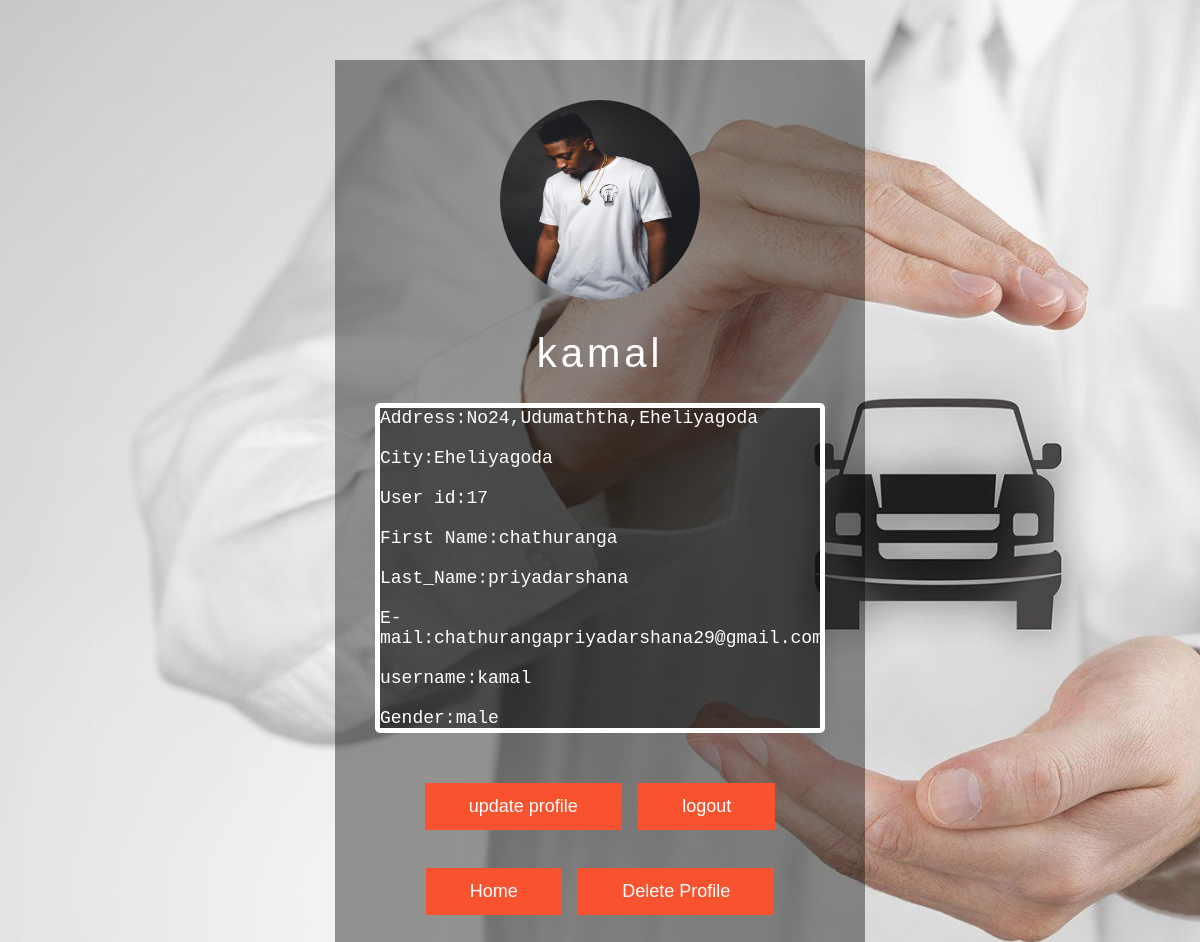
/profile.php (signed in), run on the app's committed database.
### tables this page shows
CREATE TABLE `users` (
  `id` int(11) NOT NULL,
  `user_id` bigint(25) NOT NULL,
  `First_Name` varchar(255) NOT NULL,
  `Last_Name` varchar(255) NOT NULL,
  `E_mail` varchar(255) NOT NULL,
  `username` varchar(255) NOT NULL,
  `password` varchar(11) NOT NULL,
  `gender` varchar(11) NOT NULL,
  `city` varchar(255) NOT NULL,
  `address` varchar(255) NOT NULL
);

### function.php (called while the page is built, shortened)
<?php
function check_login($conn)
{
	if(isset($_SESSION['user_id']))
	{
		$id = $_SESSION['user_id'];
		$query = "select * from users where user_id = '$id' limit 1";
		$result = mysqli_query($conn,$query);
		if($result && mysqli_num_rows($result) > 0)
		{
			$user_data = mysqli_fetch_assoc($result);
			return $user_data;
		}
	}
	die;
}
?>

### profile.php (the view, shortened to what this page needs)
<?php
	include("connection.php");
	include("function.php");
	$user_data = check_login($conn);
?>
<!DOCTYPE html>
<html>
  <head>
    <link rel="stylesheet" href="cssfile/profile.css">
  </head>
  <body>
<div class="box">
  <img src="image/alex.png" alt="" class="box-img">
  <h1>
<?php echo $user_data['username'];?>
</h1>
<p>
<?php echo "Address:"."".$user_data['address'];?>
<br>
<br>
<?php echo "City:"."".$user_data['city'];?>
<br>
<br>
<?php echo "User id:"."".$user_data['id'];?>
<br>
<br>
<?php echo "First Name:"."".$user_data['First_Name'];?>
<br>
<br>
<?php echo "Last_Name:"."".$user_data['Last_Name'];?>
<br>
<br>
<?php echo "E-mail:"."".$user_data['E_mail'];?>
<br>
<br>
<?php echo "username:"."".$user_data['username'];?>
<br>
<br>
<?php echo "Gender:"."".$user_data['gender'];?>
</p>
<ul>
<li><a href="updateProfile.php"><button class="btnHome">update profile</button></i></a></li>
<li><a href="logout.php"><button class="btnHome">logout</button></i></a></li>
<li><a href="packges_feedback.php"><button class="btnHome">Home</button></i></a></li>
<li><a href="deleteProfile.php?id=<?php echo $user_data['id'];?>"><button class="btnHome">Delete Profile</button></i></a></li>
</ul>
</div>
</body>
</html>

### cssfile/profile.css (style rules this page uses)
body { margin: 0; padding: 0; background: url(bg.jpg) no-repeat; background-size: cover; }
.box { width: 450px; background: rgba(0, 0, 0, 0.4); padding: 40px; text-align: center; margin: auto; margin-top: 5%; color: white; font-family: 'Century Gothic',sans-serif; }
.box-img { border-radius: 50%; width: 200px; height: 200px; }
.box h1 { font-size: 40px; letter-spacing: 4px; font-weight: 100; }
.box p { text-align: justify; background-color: rgba(1,3,0.3,0.5); font-size: 18px; border-radius: 5px; border:5px solid white; font-family: monospace; }
ul { margin: 0; padding: 0; }
.box li { display: inline-block; margin: 6px; list-style: none; }
.box li a { color: white; text-decoration: none; font-size: 60px; transition: all ease-in-out 250ms; }

### profile.php (style rules this page uses)
.btnHome { font-family: inherit; background-color: #F9522E; padding: 13px 44px 13px 44px; font-size: 18px; border-style: none; color: #fff; }
body { background-image: url(image/16.jpg); background-repeat: no-repeat; background-size: cover; background-position: center; background-attachment: fixed; }

### data on the page
users: username "kamal", address "No24,Udumaththa,Eheliyagoda", city "Eheliyagoda", id "17", First_Name "chathuranga", Last_Name "priyadarshana", E_mail "chathurangapriyadarshana29@gmail.com", gender "male"
